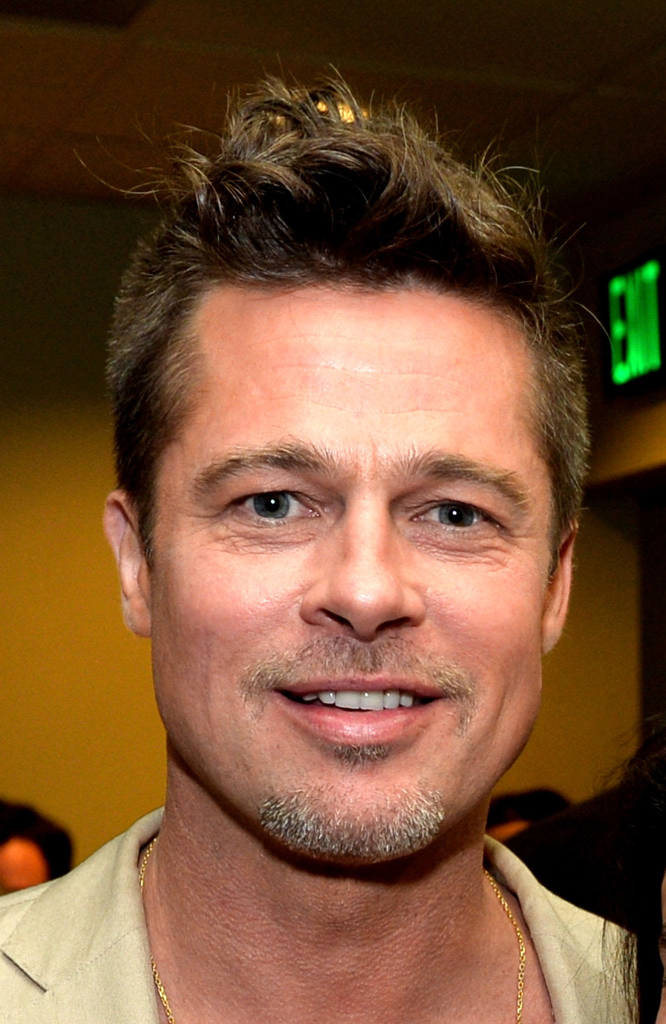
#> input picture data/Brad Pitt.jpg, 1332 x 2048 px (shown at 1/2 size); its folder holds only this picture in this run
$ python -i effects.py   (imports and definitions only)   (older library calls are emulated)
#> lines starting #> are read from the running program, lines starting #| are printed output that depends on the picture
#> further down, picture is the input picture: shape (2048, 1332, 3); mean B, G, R 54, 82.3, 119.9
#!/usr/bin/env python3
"""
Copyright (c) 2022, Sensity B.V. All rights reserved.
licensed under the BSD 3-Clause "New" or "Revised" License.

Individual filter effect functions.
"""

import cv2
import numpy as np


# [155 lines left out: functions add_grain, add_blur, add_compression_artifacts, adjust_color_cast, reduce_dynamic_range, add_vignette and 2 more, not called in this run]


def add_chromatic_aberration(image: np.ndarray, shift: int = 2) -> np.ndarray:
    """Add chromatic aberration (RGB channel shift) to an image.

    Args:
        image: Input image (BGR format).
        shift: Pixel shift amount for color channels.

    Returns:
        Image with chromatic aberration.
    """
    h, w = image.shape[:2]
    result = np.zeros_like(image)

    # Shift red channel right, blue channel left
    result[:, shift:, 2] = image[:, :-shift, 2]  # Red
    result[:, :, 1] = image[:, :, 1]  # Green (no shift)
    result[:, :-shift, 0] = image[:, shift:, 0]  # Blue

    return result


# [43 lines left out: functions add_color_tint, adjust_brightness, adjust_contrast, not called in this run]


def adjust_saturation(image: np.ndarray, factor: float = 1.0) -> np.ndarray:
    """Adjust image saturation.

    Args:
        image: Input image (BGR format).
        factor: Saturation multiplier (1.0 = no change, 0 = grayscale, >1 = more saturated).

    Returns:
        Saturation-adjusted image.
    """
#> called with factor = 1.85
    hsv = cv2.cvtColor(image, cv2.COLOR_BGR2HSV).astype(np.float32)
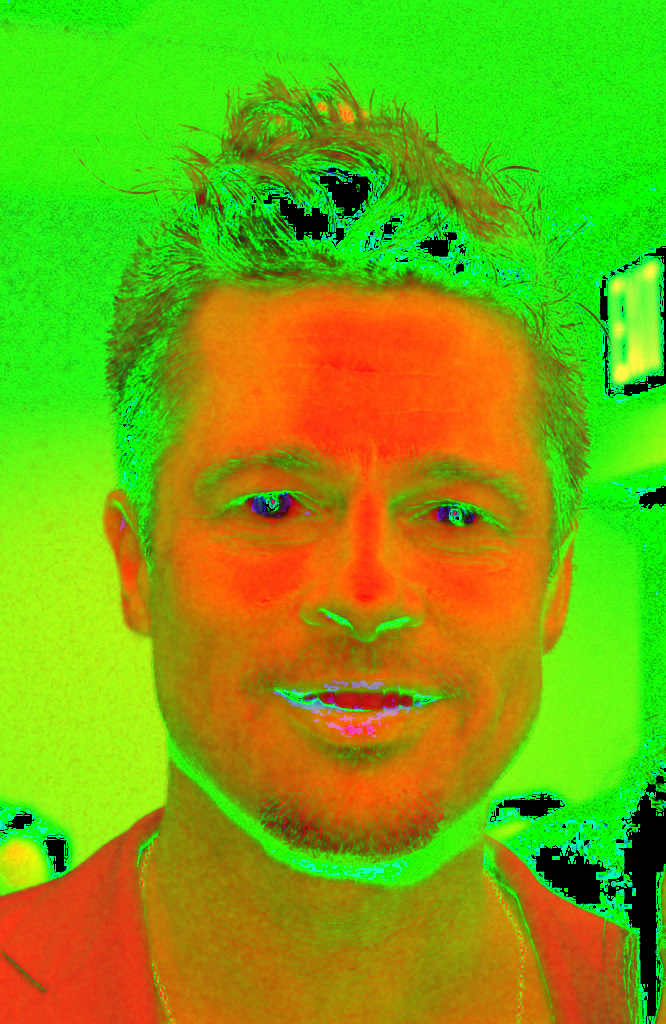
#> hsv: shape (2048, 1332, 3) float32 (shown at 1/2 size); mean B, G, R 15.1, 171.2, 121
    hsv[:, :, 1] = np.clip(hsv[:, :, 1] * factor, 0, 255)
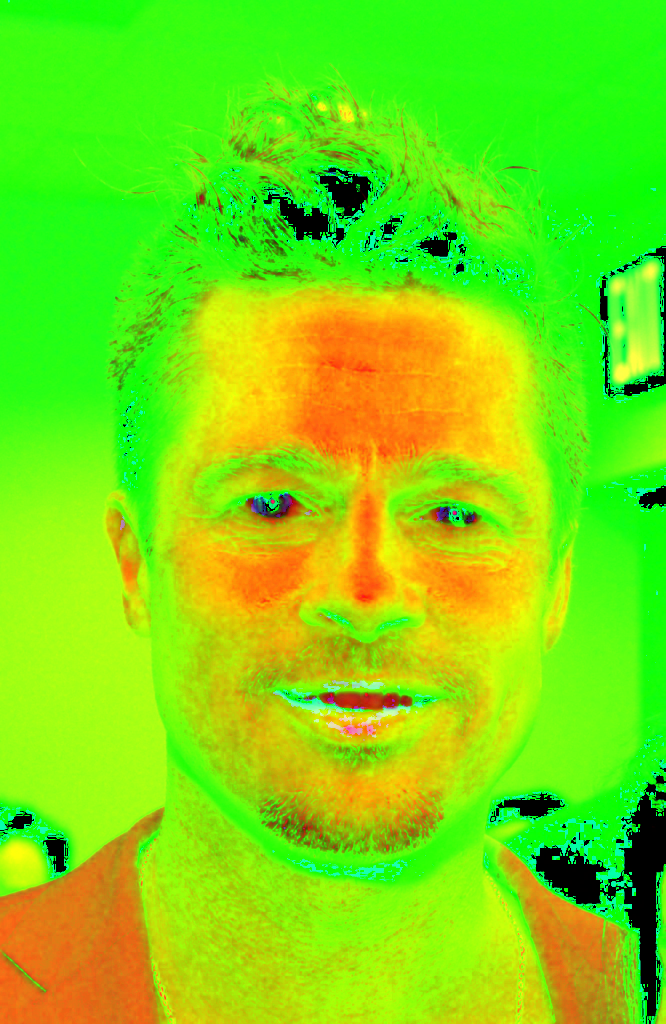
#> hsv: shape (2048, 1332, 3) float32 (shown at 1/2 size); mean B, G, R 15.1, 224.1, 121
    return cv2.cvtColor(hsv.astype(np.uint8), cv2.COLOR_HSV2BGR)


# [343 lines left out: functions add_noise_bands, add_interlacing, add_timestamp, convert_grayscale, add_barrel_distortion, add_light_leak and 6 more, not called in this run]


# Frame counter for animated effects (will be incremented by caller)
_frame_counter = 0
# Previous frame storage for trails effect
_previous_frame = None


# [35 lines left out: functions set_frame_counter, get_frame_counter, increment_frame_counter, set_previous_frame, get_previous_frame, clear_previous_frame, not called in this run]


def add_hue_shift(image: np.ndarray, shift: int = 0, animated: bool = False, speed: float = 2.0) -> np.ndarray:
    """Shift the hue of an image (color rotation).

    Args:
        image: Input image (BGR format).
        shift: Hue shift amount (0-180). If animated=True, this is the base offset.
        animated: If True, hue shifts over time based on frame counter.
        speed: Animation speed multiplier.

    Returns:
        Hue-shifted image.
    """
#> called with shift = 0, animated = True, speed = 1.4
    hsv = cv2.cvtColor(image, cv2.COLOR_BGR2HSV)
#> hsv: shape (2048, 1332, 3); mean H, S, V 14.1, 223.3, 121

    if animated:
        # Use frame counter for animation
        actual_shift = int((_frame_counter * speed) % 180)
    else:
        actual_shift = shift

    hsv[:, :, 0] = (hsv[:, :, 0].astype(np.int16) + actual_shift) % 180
    return cv2.cvtColor(hsv, cv2.COLOR_HSV2BGR)


def add_wave_distortion(image: np.ndarray, amplitude: float = 10.0, frequency: float = 0.05,
                        animated: bool = True, speed: float = 0.1) -> np.ndarray:
    """Add wavy distortion effect.

    Args:
        image: Input image (BGR format).
        amplitude: Wave amplitude in pixels.
        frequency: Wave frequency.
        animated: If True, waves move over time.
        speed: Animation speed.

    Returns:
        Distorted image.
    """
#> called with amplitude = 3.5, frequency = 0.03, animated = True, speed = 0.1
    h, w = image.shape[:2]
#> h = 2048; w = 1332

    # Create coordinate maps
    x_coords, y_coords = np.meshgrid(np.arange(w), np.arange(h))
    x_coords = x_coords.astype(np.float32)
    y_coords = y_coords.astype(np.float32)

    # Time offset for animation
    t = _frame_counter * speed if animated else 0

    # Apply wave distortion
    x_coords = x_coords + amplitude * np.sin(2 * np.pi * frequency * y_coords + t)
    y_coords = y_coords + amplitude * np.sin(2 * np.pi * frequency * x_coords + t * 0.7)

    # Remap image
    return cv2.remap(image, x_coords, y_coords, cv2.INTER_LINEAR, borderMode=cv2.BORDER_REFLECT)
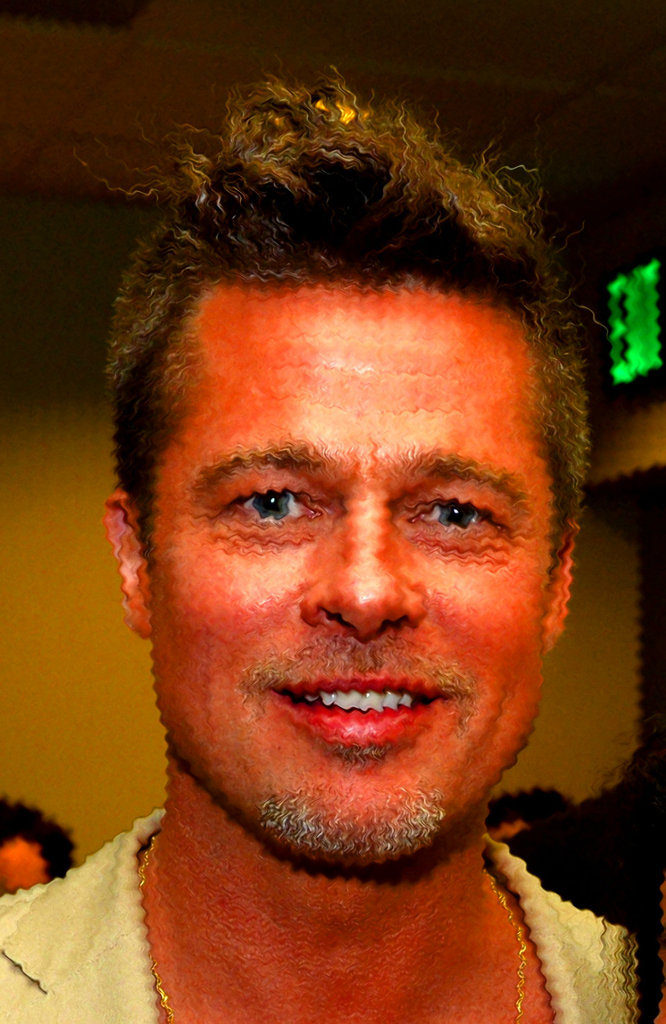
#> returned value: shape (2048, 1332, 3) (shown at 1/2 size); mean of channels 0, 1, 2 20.7, 59.8, 119.8; drawn as B, G, R


def add_color_cycle(image: np.ndarray, intensity: float = 0.5, speed: float = 3.0) -> np.ndarray:
    """Add cycling color overlay effect.

    Args:
        image: Input image (BGR format).
        intensity: Color overlay intensity (0-1).
        speed: Cycle speed.

    Returns:
        Image with color cycling.
    """
#> called with intensity = 0.14, speed = 3
    h, w = image.shape[:2]
#> h = 2048; w = 1332
    t = _frame_counter * speed * 0.1

    # Create RGB cycle based on position and time
    x_coords, y_coords = np.meshgrid(np.arange(w), np.arange(h))

    # Different phase for each channel creates moving rainbow
    r = (np.sin(x_coords * 0.01 + t) * 127 + 128).astype(np.float32)
    g = (np.sin(y_coords * 0.01 + t + 2.094) * 127 + 128).astype(np.float32)  # 2π/3 offset
    b = (np.sin((x_coords + y_coords) * 0.01 + t + 4.189) * 127 + 128).astype(np.float32)  # 4π/3 offset

    overlay = np.stack([b, g, r], axis=-1).astype(np.uint8)

    return cv2.addWeighted(image, 1 - intensity, overlay, intensity, 0)
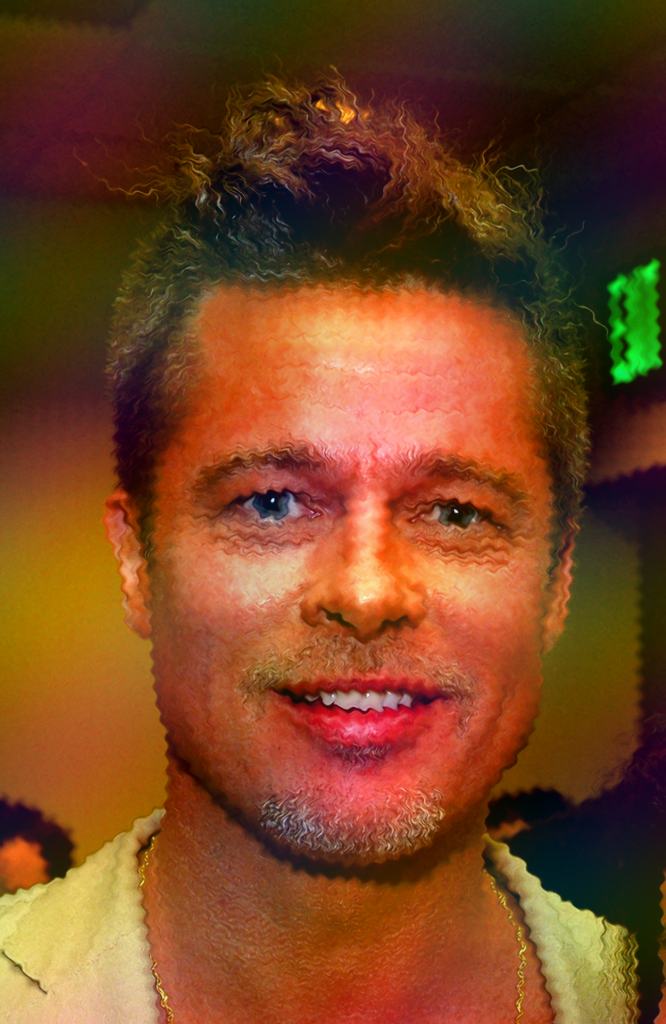
#> returned value: shape (2048, 1332, 3) (shown at 1/2 size); mean of channels 0, 1, 2 35.6, 69.6, 121.3; drawn as B, G, R


# [126 lines left out: functions add_trails, add_kaleidoscope, add_rgb_split, add_pixelate_pulse, not called in this run]


def add_psychedelic_combo(image: np.ndarray, intensity: float = 0.7) -> np.ndarray:
    """Combined psychedelic effect with hue shift, saturation boost, and waves.

    Args:
        image: Input image (BGR format).
        intensity: Overall effect intensity.

    Returns:
        Psychedelic image.
    """
    result = image.copy()

    # Boost saturation significantly
    result = adjust_saturation(result, factor=1.5 + intensity * 0.5)

    # Animated hue shift
    result = add_hue_shift(result, animated=True, speed=2.0 * intensity)

    # Subtle wave distortion
    result = add_wave_distortion(result, amplitude=5 * intensity, frequency=0.03, animated=True)

    # Color cycling overlay
    result = add_color_cycle(result, intensity=0.2 * intensity, speed=3.0)

    # Slight chromatic aberration
    result = add_chromatic_aberration(result, shift=int(3 * intensity))
#> in add_chromatic_aberration, `result[:, shift:, 2] = image[:, :-shift, 2]`:
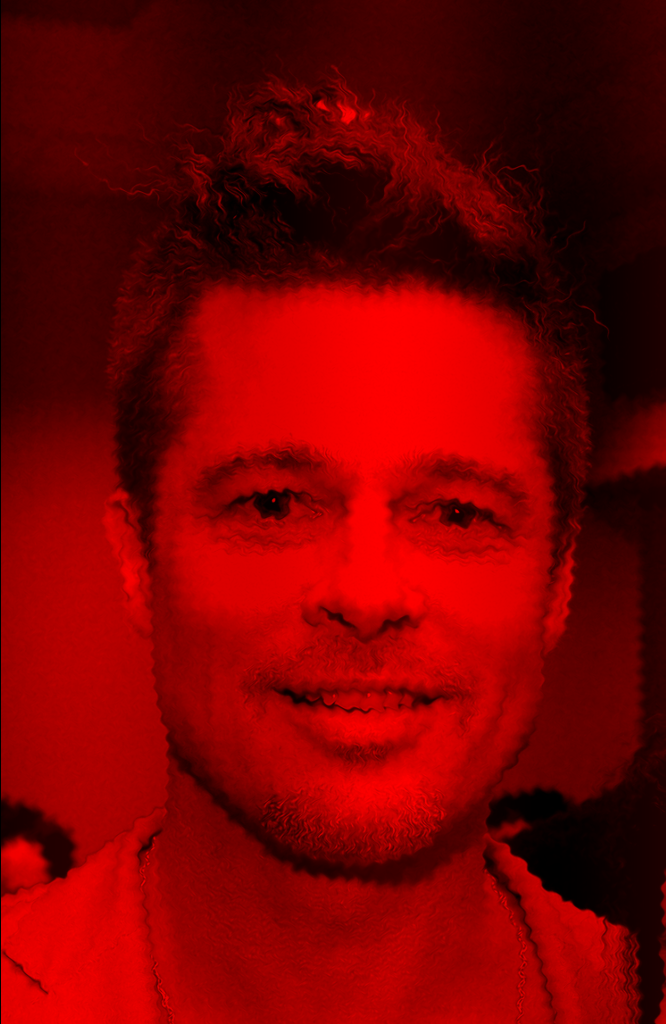
#> result: shape (2048, 1332, 3) (shown at 1/2 size); mean B, G, R 0, 0, 121.2
#> in add_chromatic_aberration, `result[:, :, 1] = image[:, :, 1]`:
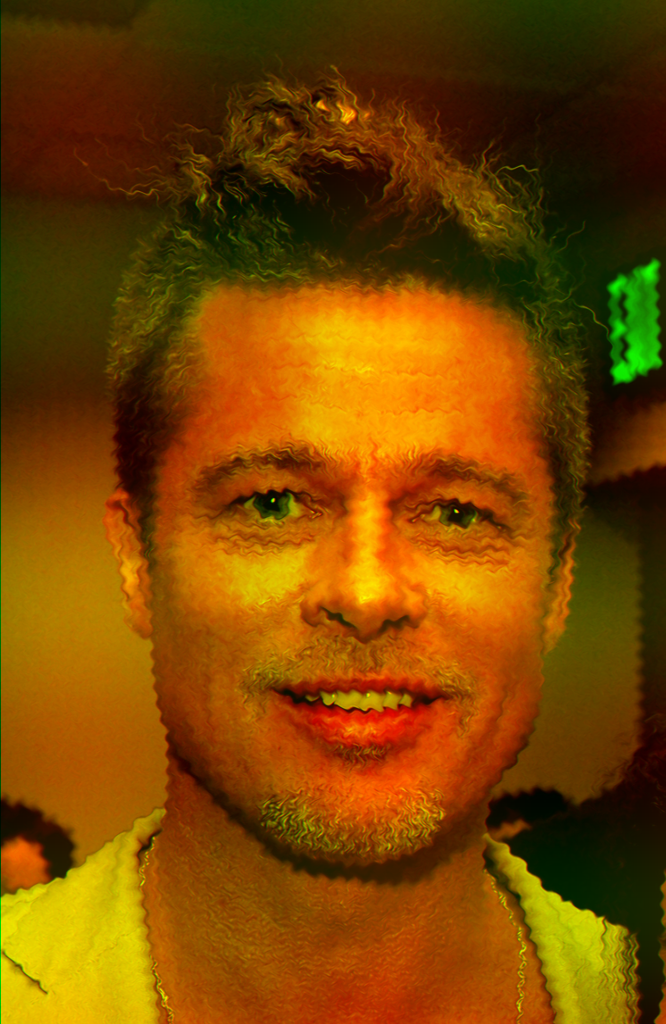
#> result: shape (2048, 1332, 3) (shown at 1/2 size); mean B, G, R 0, 69.6, 121.2

    return result


# Mapping of effect names to functions
EFFECTS = {
    "grain": add_grain,
    "blur": add_blur,
    "compression": add_compression_artifacts,
    "color_cast": adjust_color_cast,
    "dynamic_range": reduce_dynamic_range,
    "vignette": add_vignette,
    "downscale": downscale_upscale,
    "scanlines": add_scanlines,
    "chromatic_aberration": add_chromatic_aberration,
    "color_tint": add_color_tint,
    "brightness": adjust_brightness,
    "contrast": adjust_contrast,
    "saturation": adjust_saturation,
    "noise_bands": add_noise_bands,
    "interlacing": add_interlacing,
    "timestamp": add_timestamp,
    "grayscale": convert_grayscale,
    "barrel_distortion": add_barrel_distortion,
    "light_leak": add_light_leak,
    "color_fade": add_color_fade,
    "halation": add_halation,
    "dust_scratches": add_dust_scratches,
    "film_border": add_film_border,
    "lut_shift": apply_lut_shift,
    "lens_blur": add_lens_blur,
    "hue_shift": add_hue_shift,
    "wave_distortion": add_wave_distortion,
    "color_cycle": add_color_cycle,
    "trails": add_trails,
    "kaleidoscope": add_kaleidoscope,
    "rgb_split": add_rgb_split,
    "pixelate_pulse": add_pixelate_pulse,
    "psychedelic": add_psychedelic_combo,
}

>>> import cv2
>>> picture = cv2.imread('../../../data/Brad Pitt.jpg')
>>> result = add_psychedelic_combo(picture)

$ run again, on data/Joe Biden.jpg
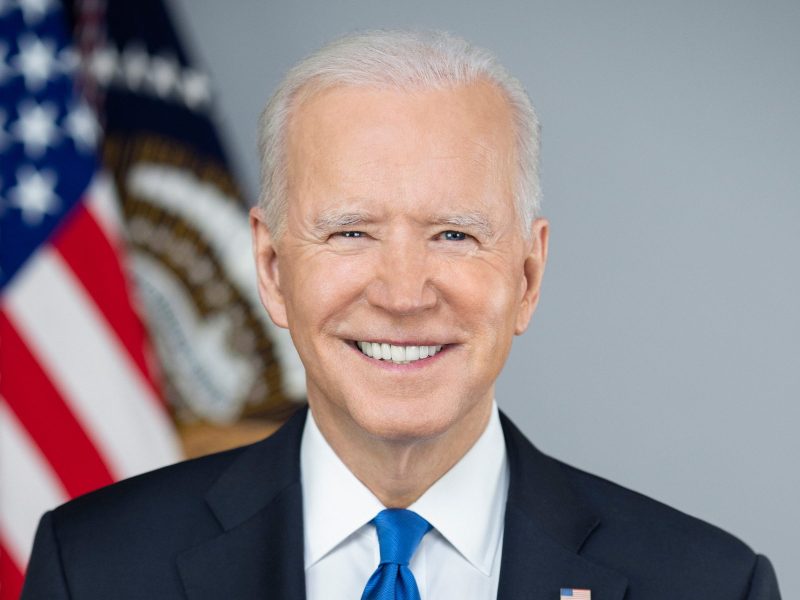
#> input picture data/Joe Biden.jpg, 2400 x 1800 px (shown at 1/3 size)
#> picture is the input picture: shape (1800, 2400, 3); mean B, G, R 138.7, 134, 142.8
#> in add_color_cycle, `return cv2.addWeighted(image, 1 - intensity, overlay, intensity, 0)`:
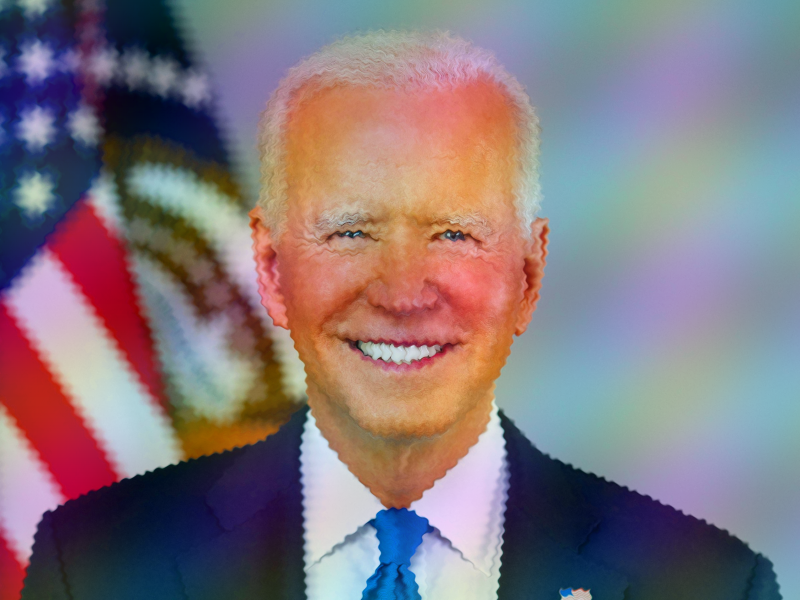
#> returned value: shape (1800, 2400, 3) (shown at 1/3 size); mean of channels 0, 1, 2 126.1, 119.3, 131.8; drawn as B, G, R
#> in add_chromatic_aberration, `result[:, :, 1] = image[:, :, 1]`:
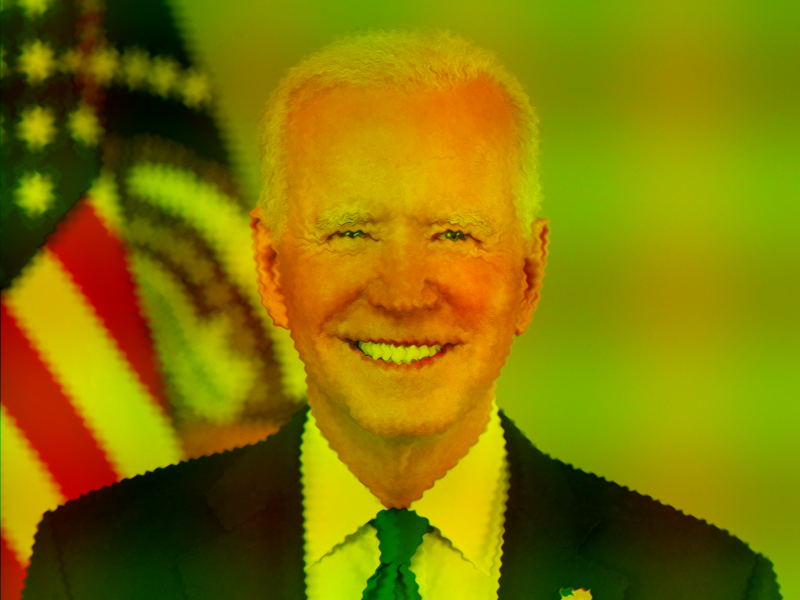
#> result: shape (1800, 2400, 3) (shown at 1/3 size); mean B, G, R 0, 119.3, 131.7

$ run again, on data/Leonardo Dicaprio.jpg
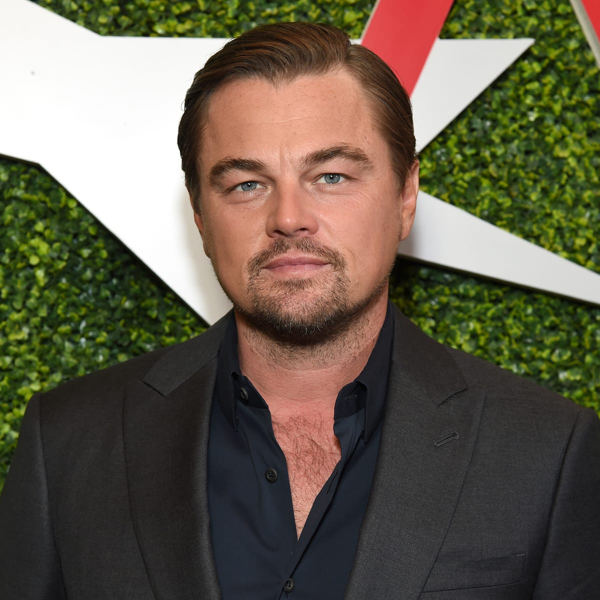
#> input picture data/Leonardo Dicaprio.jpg, 1200 x 1200 px (shown at 1/2 size)
#> picture is the input picture: shape (1200, 1200, 3); mean B, G, R 76.7, 94, 102
#> in adjust_saturation, `hsv[:, :, 1] = np.clip(hsv[:, :, 1] * factor, 0, 255)`:
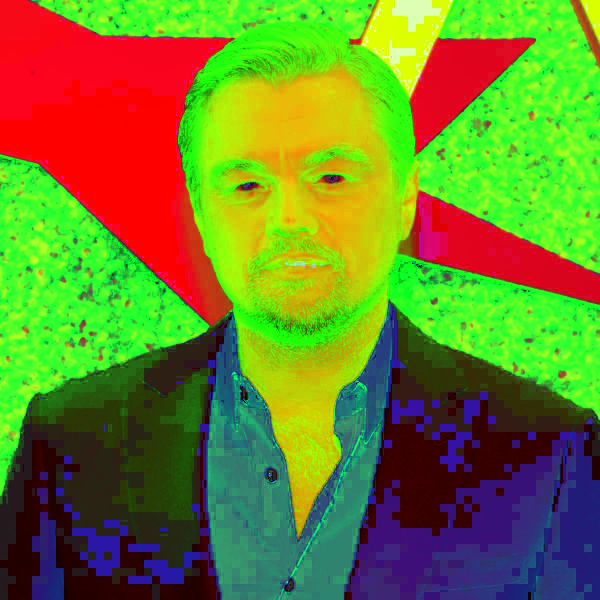
#> hsv: shape (1200, 1200, 3) float32 (shown at 1/2 size); mean B, G, R 40.8, 131.8, 107.6
#> in add_chromatic_aberration, `result[:, :-shift, 0] = image[:, shift:, 0]`:
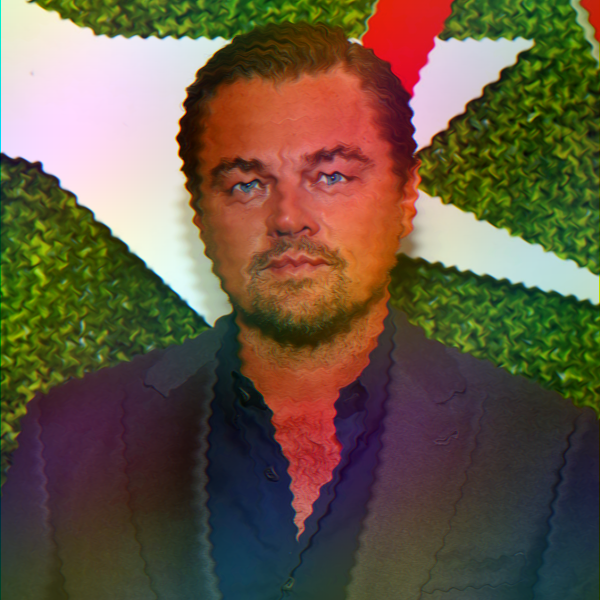
#> result: shape (1200, 1200, 3) (shown at 1/2 size); mean B, G, R 67.7, 88.5, 102.9
